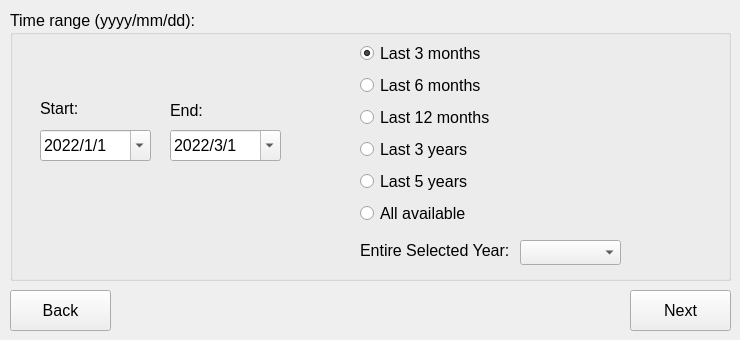
   <widget class="QWidget" name="tab_2">
    <attribute name="title">
     <string>Step 4</string>
    </attribute>
    <widget class="QLabel" name="label_18">
     <property name="geometry">
      <rect>
       <x>10</x>
       <y>110</y>
       <width>191</width>
       <height>16</height>
      </rect>
     </property>
     <property name="lineWidth">
      <number>1</number>
     </property>
     <property name="text">
      <string/>
     </property>
     <property name="textFormat">
      <enum>Qt::TextFormat::RichText</enum>
     </property>
     <property name="scaledContents">
      <bool>false</bool>
     </property>
     <property name="wordWrap">
      <bool>false</bool>
     </property>
    </widget>
    <widget class="QGroupBox" name="groupBox_3">
     <property name="geometry">
      <rect>
       <x>10</x>
       <y>10</y>
       <width>721</width>
       <height>271</height>
      </rect>
     </property>
     <property name="font">
      <font>
       <pointsize>12</pointsize>
      </font>
     </property>
     <property name="title">
      <string>Time range (yyyy/mm/dd):</string>
     </property>
     <widget class="QDateEdit" name="finaledit">
      <property name="geometry">
       <rect>
        <x>160</x>
        <y>120</y>
        <width>111</width>
        <height>31</height>
       </rect>
      </property>
      <property name="font">
       <font>
        <pointsize>12</pointsize>
       </font>
      </property>
      <property name="dateTime">
       <datetime>
        <hour>21</hour>
        <minute>0</minute>
        <second>0</second>
        <year>2022</year>
        <month>3</month>
        <day>1</day>
       </datetime>
      </property>
      <property name="currentSection">
       <enum>QDateTimeEdit::Section::YearSection</enum>
      </property>
      <property name="displayFormat">
       <string>yyyy/M/d</string>
      </property>
      <property name="calendarPopup">
       <bool>true</bool>
      </property>
      <property name="timeSpec">
       <enum>Qt::TimeSpec::LocalTime</enum>
      </property>
      <property name="date">
       <date>
        <year>2022</year>
        <month>3</month>
        <day>1</day>
       </date>
      </property>
     </widget>
     <widget class="QDateEdit" name="incioedit">
      <property name="geometry">
       <rect>
        <x>30</x>
        <y>120</y>
        <width>111</width>
        <height>31</height>
       </rect>
      </property>
      <property name="font">
       <font>
        <pointsize>12</pointsize>
       </font>
      </property>
      <property name="dateTime">
       <datetime>
        <hour>0</hour>
        <minute>0</minute>
        <second>0</second>
        <year>2022</year>
        <month>1</month>
        <day>1</day>
       </datetime>
      </property>
      <property name="displayFormat">
       <string>yyyy/M/d</string>
      </property>
      <property name="calendarPopup">
       <bool>true</bool>
      </property>
      <property name="date">
       <date>
        <year>2022</year>
        <month>1</month>
        <day>1</day>
       </date>
      </property>
     </widget>
     <widget class="QLabel" name="label_19">
      <property name="geometry">
       <rect>
        <x>30</x>
        <y>90</y>
        <width>91</width>
        <height>16</height>
       </rect>
      </property>
      <property name="font">
       <font>
        <pointsize>12</pointsize>
       </font>
      </property>
      <property name="text">
       <string>Start:</string>
      </property>
      <property name="textFormat">
       <enum>Qt::TextFormat::AutoText</enum>
      </property>
      <property name="scaledContents">
       <bool>false</bool>
      </property>
      <property name="wordWrap">
       <bool>false</bool>
      </property>
     </widget>
     <widget class="QLabel" name="label_20">
      <property name="geometry">
       <rect>
        <x>160</x>
        <y>90</y>
        <width>81</width>
        <height>20</height>
       </rect>
      </property>
      <property name="font">
       <font>
        <pointsize>12</pointsize>
       </font>
      </property>
      <property name="text">
       <string>End:</string>
      </property>
      <property name="textFormat">
       <enum>Qt::TextFormat::AutoText</enum>
      </property>
      <property name="scaledContents">
       <bool>false</bool>
      </property>
      <property name="wordWrap">
       <bool>false</bool>
      </property>
     </widget>
     <widget class="QWidget" name="gridLayoutWidget">
      <property name="geometry">
       <rect>
        <x>350</x>
        <y>30</y>
        <width>261</width>
        <height>191</height>
       </rect>
      </property>
      <layout class="QGridLayout" name="gridLayout">
       <item row="7" column="0">
        <widget class="QRadioButton" name="radioButton_5years">
         <property name="font">
          <font>
           <pointsize>12</pointsize>
          </font>
         </property>
         <property name="text">
          <string>Last 5 years</string>
         </property>
         <property name="checked">
          <bool>false</bool>
         </property>
        </widget>
       </item>
       <item row="8" column="0">
        <widget class="QRadioButton" name="radioButton_all">
         <property name="font">
          <font>
           <pointsize>12</pointsize>
          </font>
         </property>
         <property name="text">
          <string>All available</string>
         </property>
         <property name="checked">
          <bool>false</bool>
         </property>
        </widget>
       </item>
       <item row="1" column="0">
        <widget class="QRadioButton" name="radioButton_6months">
         <property name="font">
          <font>
           <pointsize>12</pointsize>
          </font>
         </property>
         <property name="text">
          <string>Last 6 months</string>
         </property>
        </widget>
       </item>
       <item row="0" column="0">
        <widget class="QRadioButton" name="radioButton_3months">
         <property name="font">
          <font>
           <pointsize>12</pointsize>
          </font>
         </property>
         <property name="text">
          <string>Last 3 months</string>
         </property>
         <property name="checked">
          <bool>true</bool>
         </property>
        </widget>
       </item>
       <item row="3" column="0">
        <widget class="QRadioButton" name="radioButton_3years">
         <property name="font">
          <font>
           <pointsize>12</pointsize>
          </font>
         </property>
         <property name="text">
          <string>Last 3 years</string>
         </property>
        </widget>
       </item>
       <item row="2" column="0">
        <widget class="QRadioButton" name="radioButton_12months">
         <property name="font">
          <font>
           <pointsize>12</pointsize>
          </font>
         </property>
         <property name="text">
          <string>Last 12 months</string>
         </property>
         <property name="checked">
          <bool>false</bool>
         </property>
        </widget>
       </item>
      </layout>
     </widget>
     <widget class="QComboBox" name="combo_year">
      <property name="geometry">
       <rect>
        <x>510</x>
        <y>230</y>
        <width>101</width>
        <height>25</height>
       </rect>
      </property>
      <property name="font">
       <font>
        <pointsize>12</pointsize>
       </font>
      </property>
     </widget>
     <widget class="QLabel" name="label_8">
      <property name="geometry">
       <rect>
        <x>350</x>
        <y>230</y>
        <width>161</width>
        <height>21</height>
       </rect>
      </property>
      <property name="font">
       <font>
        <pointsize>12</pointsize>
       </font>
      </property>
      <property name="text">
       <string>Entire Selected Year:</string>
      </property>
     </widget>
    </widget>
    <widget class="QPushButton" name="QPushButton_back_2">
     <property name="enabled">
      <bool>true</bool>
     </property>
     <property name="geometry">
      <rect>
       <x>10</x>
       <y>290</y>
       <width>101</width>
       <height>41</height>
      </rect>
     </property>
     <property name="font">
      <font>
       <pointsize>12</pointsize>
      </font>
     </property>
     <property name="text">
      <string>Back</string>
     </property>
     <property name="icon">
      <iconset>
       <normaloff>../medias/icons8-back-button-50.png</normaloff>../medias/icons8-back-button-50.png</iconset>
     </property>
    </widget>
    <widget class="QPushButton" name="QPushButton_next_2">
     <property name="geometry">
      <rect>
       <x>630</x>
       <y>290</y>
       <width>101</width>
       <height>41</height>
      </rect>
     </property>
     <property name="font">
      <font>
       <pointsize>12</pointsize>
      </font>
     </property>
     <property name="text">
      <string>Next</string>
     </property>
     <property name="icon">
      <iconset>
       <normaloff>../medias/icons8-forward-button-50.png</normaloff>../medias/icons8-forward-button-50.png</iconset>
     </property>
    </widget>
   </widget>
